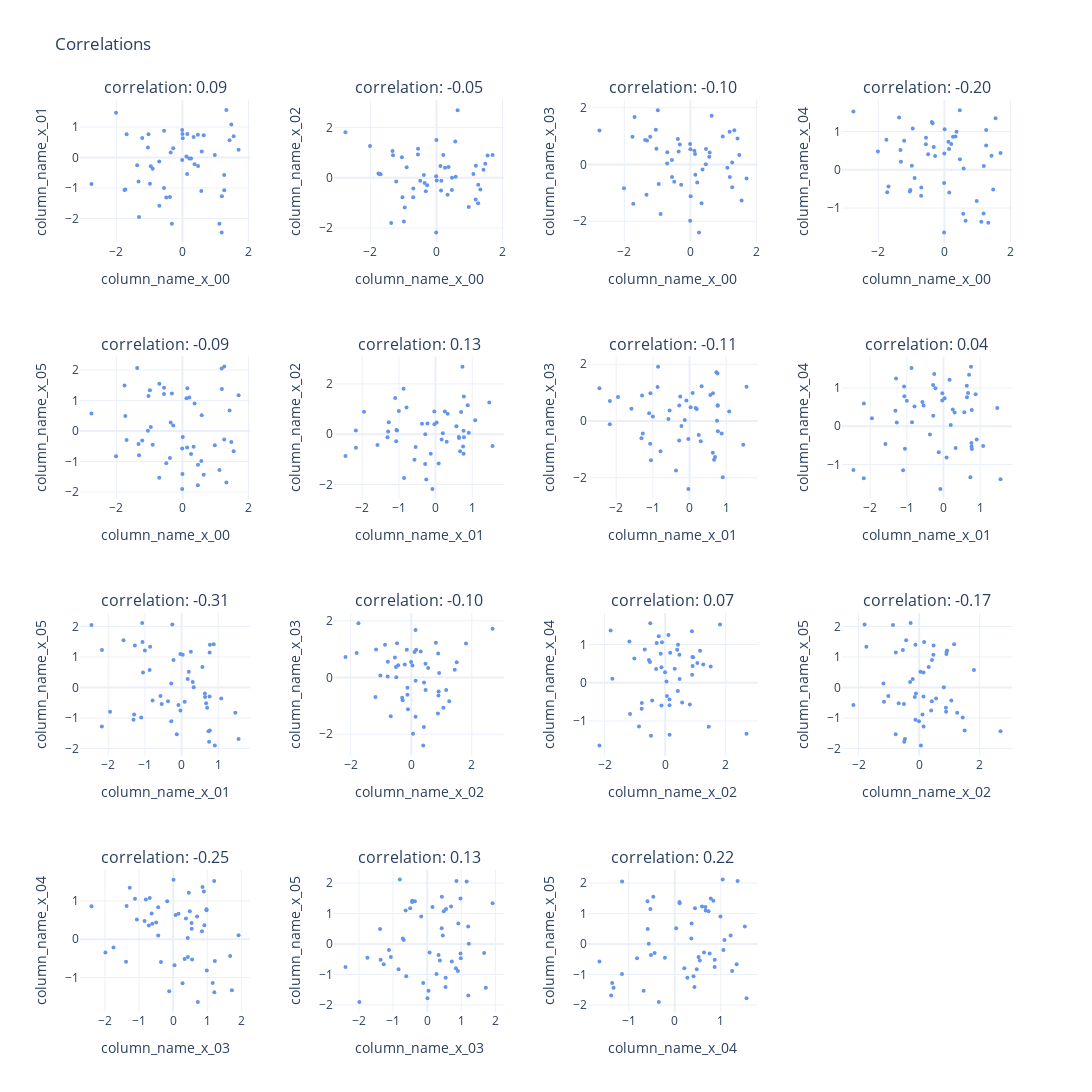

Here is the notebook cell this chart was saved with:
### Code cell
# Correlation plot with a list of pairwise scatter plots

col_names = [
    "column_name_x_00",
    "column_name_x_01",
    "column_name_x_02",
    "column_name_x_03",
    "column_name_x_04",
    "column_name_x_05",
]
pairs = list(itertools.combinations(col_names, r=2))
n_plots = len(pairs)
n_plot_cols = 4
n_plot_rows = math.ceil(n_plots / n_plot_cols)

fig = subplots.make_subplots(
    rows=n_plot_rows,
    cols=n_plot_cols,
    subplot_titles=[
        f"correlation: {np.corrcoef(d_plot[pair[0]], d_plot[pair[1]])[0, 1]:0.2f}"
        for pair in pairs
    ],
    horizontal_spacing=0.09,
)
for i in range(n_plots):
    fig.add_trace(
        go.Scatter(
            x=d_plot[pairs[i][0]],
            y=d_plot[pairs[i][1]],
            name="",
            mode="markers",
            marker=dict(color="cornflowerblue", size=4, symbol="circle"),
        ),
        row=1 + i // n_plot_cols,
        col=1 + i % n_plot_cols,
    )
    fig.update_xaxes(
        title_text=pairs[i][0], row=1 + i // n_plot_cols, col=1 + i % n_plot_cols
    )
    fig.update_yaxes(
        title_text=pairs[i][1], row=1 + i // n_plot_cols, col=1 + i % n_plot_cols
    )
fig.update_traces(hovertemplate="x: %{x:0.3f}" + "<br>y: %{y:0.3f}")
fig.update_layout(
    template="plotly_white",
    width=1200,
    height=80 + 280 * n_plot_rows,
    title="Correlations",
    legend_title="Legend",
    showlegend=False,
)
